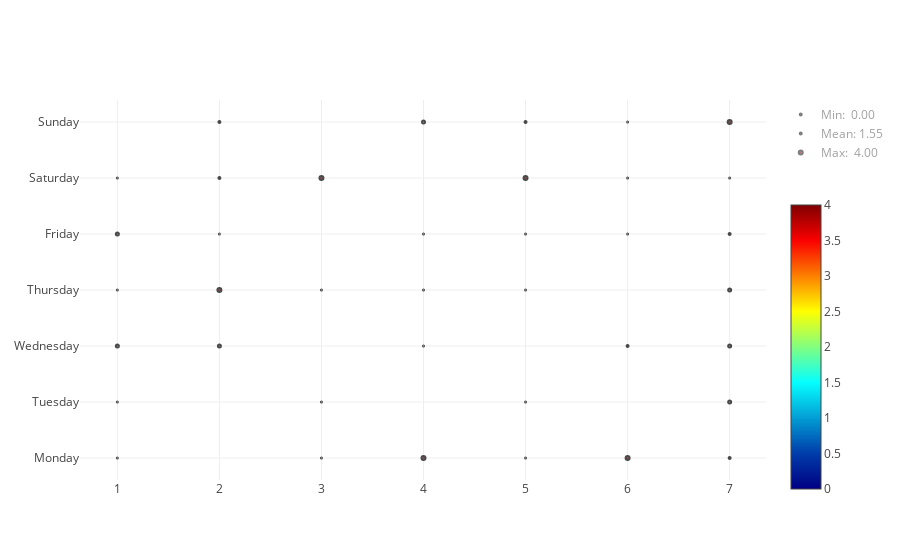

The notebook cell this image was saved under:
### Code cell
d, l = punch_card(data['x'], data['y'], data['value'],
                 normalize=False,
                 equal_size_markers=False)
plotly.offline.iplot(d, l)

### Figure 1 — Plotly figure (JSON) as saved in the notebook; plotly's stock layout.template omitted (floating-point values rounded to 4 significant figures)
{"data": [{"hoverinfo": "x+y+text", "marker": {"color": [1, 0, 1, 4, 1, 4, 2, 1, 0, 1, 0, 1, 0, 3, 3, 3, 0, 1, 0, 2, 3, 1, 4, 1, 1, 1, 0, 3, 3, 1, 0, 1, 1, 1, 2, 1, 2, 4, 0, 4, 1, 1, 0, 2, 0, 3, 2, 1, 4], "colorbar": {"len": 0.8, "y": 0.35}, "colorscale": "Jet", "line": {"color": "rgb(0, 0, 0)", "width": 2}, "showscale": true, "size": [1, 0, 1, 4, 1, 4, 2, 1, 0, 1, 0, 1, 0, 3, 3, 3, 0, 1, 0, 2, 3, 1, 4, 1, 1, 1, 0, 3, 3, 1, 0, 1, 1, 1, 2, 1, 2, 4, 0, 4, 1, 1, 0, 2, 0, 3, 2, 1, 4], "symbol": "circle"}, "mode": "markers", "showlegend": false, "text": [1, 0, 1, 4, 1, 4, 2, 1, 0, 1, 0, 1, 0, 3, 3, 3, 0, 1, 0, 2, 3, 1, 4, 1, 1, 1, 0, 3, 3, 1, 0, 1, 1, 1, 2, 1, 2, 4, 0, 4, 1, 1, 0, 2, 0, 3, 2, 1, 4], "type": "scatter", "x": [1, 2, 3, 4, 5, 6, 7, 1, 2, 3, 4, 5, 6, 7, 1, 2, 3, 4, 5, 6, 7, 1, 2, 3, 4, 5, 6, 7, 1, 2, 3, 4, 5, 6, 7, 1, 2, 3, 4, 5, 6, 7, 1, 2, 3, 4, 5, 6, 7], "y": ["Monday", "Monday", "Monday", "Monday", "Monday", "Monday", "Monday", "Tuesday", "Tuesday", "Tuesday", "Tuesday", "Tuesday", "Tuesday", "Tuesday", "Wednesday", "Wednesday", "Wednesday", "Wednesday", "Wednesday", "Wednesday", "Wednesday", "Thursday", "Thursday", "Thursday", "Thursday", "Thursday", "Thursday", "Thursday", "Friday", "Friday", "Friday", "Friday", "Friday", "Friday", "Friday", "Saturday", "Saturday", "Saturday", "Saturday", "Saturday", "Saturday", "Saturday", "Sunday", "Sunday", "Sunday", "Sunday", "Sunday", "Sunday", "Sunday"]}, {"hoverinfo": "name", "legendgroup": "legend_only", "marker": {"color": "rgb(0,0,131)", "line": {"color": "rgb(0, 0, 0)", "width": 2}, "size": 0, "symbol": "circle"}, "mode": "markers", "name": "Min:  0.00", "showlegend": true, "type": "scatter", "visible": "legendonly", "x": [1], "y": ["Monday"]}, {"hoverinfo": "name", "legendgroup": "legend_only", "marker": {"color": "rgb(17.75510204081631, 255.0, 241.98979591836735)", "line": {"color": "rgb(0, 0, 0)", "width": 2}, "size": 1.551, "symbol": "circle"}, "mode": "markers", "name": "Mean: 1.55", "showlegend": true, "type": "scatter", "visible": "legendonly", "x": [1], "y": ["Monday"]}, {"hoverinfo": "name", "legendgroup": "legend_only", "marker": {"color": "rgb(128,0,0)", "line": {"color": "rgb(0, 0, 0)", "width": 2}, "size": 4, "symbol": "circle"}, "mode": "markers", "name": "Max:  4.00", "showlegend": true, "type": "scatter", "visible": "legendonly", "x": [1], "y": ["Monday"]}], "layout": {}}
